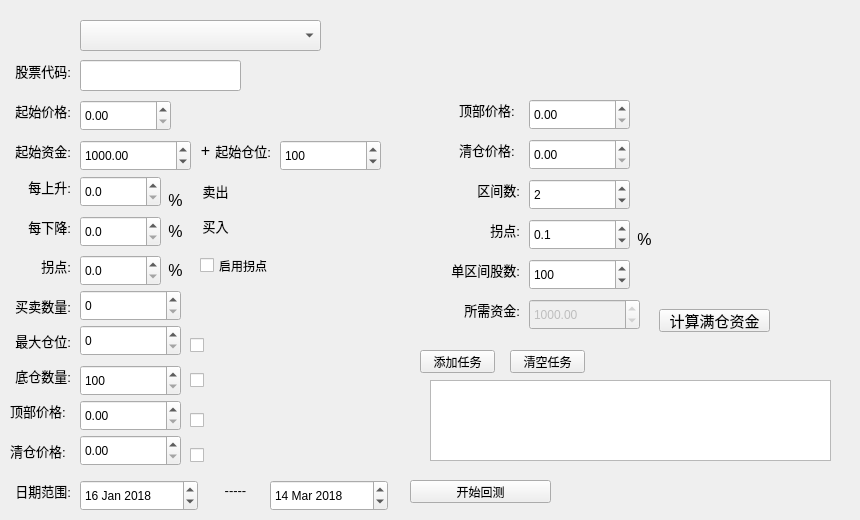
    <widget class="QWidget" name="tab_back_test">
     <attribute name="title">
      <string>回测</string>
     </attribute>
     <widget class="QComboBox" name="cb_bktest_type">
      <property name="geometry">
       <rect>
        <x>80</x>
        <y>20</y>
        <width>241</width>
        <height>31</height>
       </rect>
      </property>
     </widget>
     <widget class="QWidget" name="wid_bktest_eqsec" native="true">
      <property name="geometry">
       <rect>
        <x>-10</x>
        <y>90</y>
        <width>391</width>
        <height>391</height>
       </rect>
      </property>
      <widget class="QLabel" name="label_bktest_raise_percent">
       <property name="geometry">
        <rect>
         <x>10</x>
         <y>86</y>
         <width>71</width>
         <height>21</height>
        </rect>
       </property>
       <property name="font">
        <font>
         <pointsize>10</pointsize>
        </font>
       </property>
       <property name="text">
        <string>每上升:</string>
       </property>
       <property name="alignment">
        <set>Qt::AlignRight|Qt::AlignTrailing|Qt::AlignVCenter</set>
       </property>
      </widget>
      <widget class="QLabel" name="label_bktest_raise_percent_buy">
       <property name="geometry">
        <rect>
         <x>200</x>
         <y>125</y>
         <width>51</width>
         <height>21</height>
        </rect>
       </property>
       <property name="font">
        <font>
         <pointsize>10</pointsize>
        </font>
       </property>
       <property name="text">
        <string>买入</string>
       </property>
       <property name="alignment">
        <set>Qt::AlignCenter</set>
       </property>
      </widget>
      <widget class="QCheckBox" name="cb_bktest_max_qty">
       <property name="geometry">
        <rect>
         <x>200</x>
         <y>245</y>
         <width>61</width>
         <height>21</height>
        </rect>
       </property>
       <property name="text">
        <string/>
       </property>
      </widget>
      <widget class="QDoubleSpinBox" name="dbspbox_bktest_raise_percent">
       <property name="geometry">
        <rect>
         <x>90</x>
         <y>86</y>
         <width>81</width>
         <height>31</height>
        </rect>
       </property>
       <property name="decimals">
        <number>1</number>
       </property>
       <property name="maximum">
        <double>1000.000000000000000</double>
       </property>
       <property name="singleStep">
        <double>0.100000000000000</double>
       </property>
      </widget>
      <widget class="QLabel" name="label_bktest_raise_percent_sell">
       <property name="geometry">
        <rect>
         <x>200</x>
         <y>90</y>
         <width>51</width>
         <height>21</height>
        </rect>
       </property>
       <property name="font">
        <font>
         <pointsize>10</pointsize>
        </font>
       </property>
       <property name="text">
        <string>卖出</string>
       </property>
       <property name="alignment">
        <set>Qt::AlignCenter</set>
       </property>
      </widget>
      <widget class="QSpinBox" name="spinBox_bktest_quantity">
       <property name="geometry">
        <rect>
         <x>90</x>
         <y>200</y>
         <width>101</width>
         <height>31</height>
        </rect>
       </property>
       <property name="maximum">
        <number>100000</number>
       </property>
       <property name="singleStep">
        <number>100</number>
       </property>
      </widget>
      <widget class="QLabel" name="label_bktest_fall_percent">
       <property name="geometry">
        <rect>
         <x>10</x>
         <y>126</y>
         <width>71</width>
         <height>21</height>
        </rect>
       </property>
       <property name="font">
        <font>
         <pointsize>10</pointsize>
        </font>
       </property>
       <property name="text">
        <string>每下降:</string>
       </property>
       <property name="alignment">
        <set>Qt::AlignRight|Qt::AlignTrailing|Qt::AlignVCenter</set>
       </property>
      </widget>
      <widget class="QSpinBox" name="spinBox_bktest_max_qty">
       <property name="geometry">
        <rect>
         <x>90</x>
         <y>235</y>
         <width>101</width>
         <height>31</height>
        </rect>
       </property>
       <property name="maximum">
        <number>999999999</number>
       </property>
       <property name="singleStep">
        <number>100</number>
       </property>
      </widget>
      <widget class="QDoubleSpinBox" name="dbspbox_bktest_fall_percent">
       <property name="geometry">
        <rect>
         <x>90</x>
         <y>126</y>
         <width>81</width>
         <height>31</height>
        </rect>
       </property>
       <property name="decimals">
        <number>1</number>
       </property>
       <property name="maximum">
        <double>1000.000000000000000</double>
       </property>
       <property name="singleStep">
        <double>0.100000000000000</double>
       </property>
      </widget>
      <widget class="QLabel" name="label_raise_percent_bfh_3">
       <property name="geometry">
        <rect>
         <x>170</x>
         <y>100</y>
         <width>31</width>
         <height>21</height>
        </rect>
       </property>
       <property name="font">
        <font>
         <pointsize>12</pointsize>
        </font>
       </property>
       <property name="text">
        <string>%</string>
       </property>
       <property name="alignment">
        <set>Qt::AlignCenter</set>
       </property>
      </widget>
      <widget class="QLabel" name="lab_bktest_eqsec_quantity">
       <property name="geometry">
        <rect>
         <x>-10</x>
         <y>205</y>
         <width>91</width>
         <height>21</height>
        </rect>
       </property>
       <property name="font">
        <font>
         <pointsize>10</pointsize>
        </font>
       </property>
       <property name="text">
        <string>买卖数量:</string>
       </property>
       <property name="alignment">
        <set>Qt::AlignRight|Qt::AlignTrailing|Qt::AlignVCenter</set>
       </property>
      </widget>
      <widget class="QLabel" name="label_raise_percent_bfh_4">
       <property name="geometry">
        <rect>
         <x>170</x>
         <y>131</y>
         <width>31</width>
         <height>21</height>
        </rect>
       </property>
       <property name="font">
        <font>
         <pointsize>12</pointsize>
        </font>
       </property>
       <property name="text">
        <string>%</string>
       </property>
       <property name="alignment">
        <set>Qt::AlignCenter</set>
       </property>
      </widget>
      <widget class="QLabel" name="lab_bktest_max_quantity">
       <property name="geometry">
        <rect>
         <x>-10</x>
         <y>240</y>
         <width>91</width>
         <height>21</height>
        </rect>
       </property>
       <property name="font">
        <font>
         <pointsize>10</pointsize>
        </font>
       </property>
       <property name="text">
        <string>最大仓位:</string>
       </property>
       <property name="alignment">
        <set>Qt::AlignRight|Qt::AlignTrailing|Qt::AlignVCenter</set>
       </property>
      </widget>
      <widget class="QDoubleSpinBox" name="spinBox_bktest_rebounce">
       <property name="geometry">
        <rect>
         <x>90</x>
         <y>165</y>
         <width>81</width>
         <height>31</height>
        </rect>
       </property>
       <property name="decimals">
        <number>1</number>
       </property>
       <property name="maximum">
        <double>100.000000000000000</double>
       </property>
       <property name="singleStep">
        <double>0.100000000000000</double>
       </property>
      </widget>
      <widget class="QLabel" name="label_bktest_rebounce">
       <property name="geometry">
        <rect>
         <x>10</x>
         <y>165</y>
         <width>71</width>
         <height>21</height>
        </rect>
       </property>
       <property name="font">
        <font>
         <pointsize>10</pointsize>
        </font>
       </property>
       <property name="text">
        <string>拐点:</string>
       </property>
       <property name="alignment">
        <set>Qt::AlignRight|Qt::AlignTrailing|Qt::AlignVCenter</set>
       </property>
      </widget>
      <widget class="QCheckBox" name="cb_bktest_rebounce">
       <property name="geometry">
        <rect>
         <x>210</x>
         <y>165</y>
         <width>92</width>
         <height>21</height>
        </rect>
       </property>
       <property name="text">
        <string>启用拐点</string>
       </property>
      </widget>
      <widget class="QLabel" name="label_bktest_start_price">
       <property name="geometry">
        <rect>
         <x>10</x>
         <y>10</y>
         <width>71</width>
         <height>21</height>
        </rect>
       </property>
       <property name="font">
        <font>
         <pointsize>10</pointsize>
        </font>
       </property>
       <property name="text">
        <string>起始价格:</string>
       </property>
       <property name="alignment">
        <set>Qt::AlignRight|Qt::AlignTrailing|Qt::AlignVCenter</set>
       </property>
      </widget>
      <widget class="QDoubleSpinBox" name="dbspbox_bktest_start_price">
       <property name="geometry">
        <rect>
         <x>90</x>
         <y>10</y>
         <width>91</width>
         <height>31</height>
        </rect>
       </property>
       <property name="decimals">
        <number>2</number>
       </property>
       <property name="maximum">
        <double>999.990000000000009</double>
       </property>
       <property name="singleStep">
        <double>0.100000000000000</double>
       </property>
      </widget>
      <widget class="QCheckBox" name="cb_bktest_min_qty">
       <property name="geometry">
        <rect>
         <x>200</x>
         <y>280</y>
         <width>61</width>
         <height>21</height>
        </rect>
       </property>
       <property name="text">
        <string/>
       </property>
      </widget>
      <widget class="QLabel" name="lab_bktest_min_quantity">
       <property name="geometry">
        <rect>
         <x>-10</x>
         <y>275</y>
         <width>91</width>
         <height>21</height>
        </rect>
       </property>
       <property name="font">
        <font>
         <pointsize>10</pointsize>
        </font>
       </property>
       <property name="text">
        <string>底仓数量:</string>
       </property>
       <property name="alignment">
        <set>Qt::AlignRight|Qt::AlignTrailing|Qt::AlignVCenter</set>
       </property>
      </widget>
      <widget class="QSpinBox" name="spinBox_bktest_min_qty">
       <property name="geometry">
        <rect>
         <x>90</x>
         <y>275</y>
         <width>101</width>
         <height>31</height>
        </rect>
       </property>
       <property name="minimum">
        <number>100</number>
       </property>
       <property name="maximum">
        <number>999999999</number>
       </property>
       <property name="singleStep">
        <number>100</number>
       </property>
      </widget>
      <widget class="QLabel" name="lab_bktest_start_pos">
       <property name="geometry">
        <rect>
         <x>220</x>
         <y>50</y>
         <width>61</width>
         <height>21</height>
        </rect>
       </property>
       <property name="font">
        <font>
         <pointsize>10</pointsize>
        </font>
       </property>
       <property name="text">
        <string>起始仓位:</string>
       </property>
       <property name="alignment">
        <set>Qt::AlignRight|Qt::AlignTrailing|Qt::AlignVCenter</set>
       </property>
      </widget>
      <widget class="QSpinBox" name="spinBox_bktest_start_pos">
       <property name="geometry">
        <rect>
         <x>290</x>
         <y>50</y>
         <width>101</width>
         <height>31</height>
        </rect>
       </property>
       <property name="maximum">
        <number>100000000</number>
       </property>
       <property name="singleStep">
        <number>100</number>
       </property>
       <property name="value">
        <number>100</number>
       </property>
      </widget>
      <widget class="QLabel" name="lab_bktest_start_capital">
       <property name="geometry">
        <rect>
         <x>20</x>
         <y>50</y>
         <width>61</width>
         <height>21</height>
        </rect>
       </property>
       <property name="font">
        <font>
         <pointsize>10</pointsize>
        </font>
       </property>
       <property name="text">
        <string>起始资金:</string>
       </property>
       <property name="alignment">
        <set>Qt::AlignRight|Qt::AlignTrailing|Qt::AlignVCenter</set>
       </property>
      </widget>
      <widget class="QDoubleSpinBox" name="dbspbox_bktest_start_capital">
       <property name="geometry">
        <rect>
         <x>90</x>
         <y>50</y>
         <width>111</width>
         <height>31</height>
        </rect>
       </property>
       <property name="decimals">
        <number>2</number>
       </property>
       <property name="maximum">
        <double>99999999.000000000000000</double>
       </property>
       <property name="singleStep">
        <double>1000.000000000000000</double>
       </property>
       <property name="value">
        <double>1000.000000000000000</double>
       </property>
      </widget>
      <widget class="QLabel" name="label_raise_percent_bfh_5">
       <property name="geometry">
        <rect>
         <x>200</x>
         <y>50</y>
         <width>31</width>
         <height>21</height>
        </rect>
       </property>
       <property name="font">
        <font>
         <pointsize>12</pointsize>
        </font>
       </property>
       <property name="text">
        <string>+</string>
       </property>
       <property name="alignment">
        <set>Qt::AlignCenter</set>
       </property>
      </widget>
      <widget class="QDoubleSpinBox" name="dbspbox_bktest_max_price">
       <property name="geometry">
        <rect>
         <x>90</x>
         <y>310</y>
         <width>101</width>
         <height>31</height>
        </rect>
       </property>
       <property name="decimals">
        <number>2</number>
       </property>
       <property name="maximum">
        <double>999.990000000000009</double>
       </property>
       <property name="singleStep">
        <double>0.100000000000000</double>
       </property>
      </widget>
      <widget class="QDoubleSpinBox" name="dbspbox_bktest_min_price">
       <property name="geometry">
        <rect>
         <x>90</x>
         <y>345</y>
         <width>101</width>
         <height>31</height>
        </rect>
       </property>
       <property name="decimals">
        <number>2</number>
       </property>
       <property name="maximum">
        <double>999.990000000000009</double>
       </property>
       <property name="singleStep">
        <double>0.100000000000000</double>
       </property>
      </widget>
      <widget class="QLabel" name="label_bktest_maxprice_3">
       <property name="geometry">
        <rect>
         <x>20</x>
         <y>310</y>
         <width>61</width>
         <height>21</height>
        </rect>
       </property>
       <property name="font">
        <font>
         <pointsize>10</pointsize>
        </font>
       </property>
       <property name="text">
        <string>顶部价格:</string>
       </property>
       <property name="alignment">
        <set>Qt::AlignLeading|Qt::AlignLeft|Qt::AlignVCenter</set>
       </property>
      </widget>
      <widget class="QCheckBox" name="cb_bktest_min_clear_trigger">
       <property name="geometry">
        <rect>
         <x>200</x>
         <y>355</y>
         <width>61</width>
         <height>21</height>
        </rect>
       </property>
       <property name="text">
        <string/>
       </property>
      </widget>
      <widget class="QCheckBox" name="cb_bktest_max_stop_trigger">
       <property name="geometry">
        <rect>
         <x>200</x>
         <y>320</y>
         <width>61</width>
         <height>21</height>
        </rect>
       </property>
       <property name="text">
        <string/>
       </property>
      </widget>
      <widget class="QLabel" name="label_bktest_minprice">
       <property name="geometry">
        <rect>
         <x>20</x>
         <y>350</y>
         <width>61</width>
         <height>21</height>
        </rect>
       </property>
       <property name="font">
        <font>
         <pointsize>10</pointsize>
        </font>
       </property>
       <property name="text">
        <string>清仓价格:</string>
       </property>
       <property name="alignment">
        <set>Qt::AlignLeading|Qt::AlignLeft|Qt::AlignVCenter</set>
       </property>
      </widget>
      <widget class="QLabel" name="label_raise_percent_rebounce">
       <property name="geometry">
        <rect>
         <x>170</x>
         <y>170</y>
         <width>31</width>
         <height>21</height>
        </rect>
       </property>
       <property name="font">
        <font>
         <pointsize>12</pointsize>
        </font>
       </property>
       <property name="text">
        <string>%</string>
       </property>
       <property name="alignment">
        <set>Qt::AlignCenter</set>
       </property>
      </widget>
     </widget>
     <widget class="QLineEdit" name="le_bktest_stock">
      <property name="geometry">
       <rect>
        <x>80</x>
        <y>60</y>
        <width>161</width>
        <height>31</height>
       </rect>
      </property>
     </widget>
     <widget class="QLabel" name="label_buytask_stock_bktest">
      <property name="geometry">
       <rect>
        <x>0</x>
        <y>60</y>
        <width>71</width>
        <height>21</height>
       </rect>
      </property>
      <property name="font">
       <font>
        <pointsize>10</pointsize>
       </font>
      </property>
      <property name="text">
       <string>股票代码:</string>
      </property>
      <property name="alignment">
       <set>Qt::AlignRight|Qt::AlignTrailing|Qt::AlignVCenter</set>
      </property>
     </widget>
     <widget class="QLabel" name="label_buytask_monitor_time_3">
      <property name="geometry">
       <rect>
        <x>0</x>
        <y>480</y>
        <width>71</width>
        <height>21</height>
       </rect>
      </property>
      <property name="font">
       <font>
        <pointsize>10</pointsize>
       </font>
      </property>
      <property name="text">
       <string>日期范围:</string>
      </property>
      <property name="alignment">
       <set>Qt::AlignRight|Qt::AlignTrailing|Qt::AlignVCenter</set>
      </property>
     </widget>
     <widget class="QDateEdit" name="de_bktest_begin">
      <property name="geometry">
       <rect>
        <x>80</x>
        <y>480</y>
        <width>118</width>
        <height>31</height>
       </rect>
      </property>
      <property name="dateTime">
       <datetime>
        <hour>0</hour>
        <minute>0</minute>
        <second>0</second>
        <year>2018</year>
        <month>1</month>
        <day>16</day>
       </datetime>
      </property>
      <property name="date">
       <date>
        <year>2018</year>
        <month>1</month>
        <day>16</day>
       </date>
      </property>
     </widget>
     <widget class="QLabel" name="label_buytask_monitor_time_4">
      <property name="geometry">
       <rect>
        <x>200</x>
        <y>480</y>
        <width>71</width>
        <height>21</height>
       </rect>
      </property>
      <property name="font">
       <font>
        <pointsize>10</pointsize>
       </font>
      </property>
      <property name="text">
       <string>-----</string>
      </property>
      <property name="alignment">
       <set>Qt::AlignCenter</set>
      </property>
     </widget>
     <widget class="QDateEdit" name="de_bktest_end">
      <property name="geometry">
       <rect>
        <x>270</x>
        <y>480</y>
        <width>118</width>
        <height>31</height>
       </rect>
      </property>
      <property name="dateTime">
       <datetime>
        <hour>0</hour>
        <minute>0</minute>
        <second>0</second>
        <year>2018</year>
        <month>3</month>
        <day>14</day>
       </datetime>
      </property>
      <property name="date">
       <date>
        <year>2018</year>
        <month>3</month>
        <day>14</day>
       </date>
      </property>
     </widget>
     <widget class="QPushButton" name="pbtn_start_backtest">
      <property name="geometry">
       <rect>
        <x>410</x>
        <y>480</y>
        <width>141</width>
        <height>23</height>
       </rect>
      </property>
      <property name="text">
       <string>开始回测</string>
      </property>
     </widget>
     <widget class="QWidget" name="wid_bktest_adv_sec" native="true">
      <property name="geometry">
       <rect>
        <x>419</x>
        <y>89</y>
        <width>361</width>
        <height>251</height>
       </rect>
      </property>
      <widget class="QLabel" name="label_bktest_maxprice_5">
       <property name="geometry">
        <rect>
         <x>40</x>
         <y>50</y>
         <width>61</width>
         <height>21</height>
        </rect>
       </property>
       <property name="font">
        <font>
         <pointsize>10</pointsize>
        </font>
       </property>
       <property name="text">
        <string>清仓价格:</string>
       </property>
       <property name="alignment">
        <set>Qt::AlignLeading|Qt::AlignLeft|Qt::AlignVCenter</set>
       </property>
      </widget>
      <widget class="QDoubleSpinBox" name="dbspb_bktest_adv_max_price">
       <property name="geometry">
        <rect>
         <x>110</x>
         <y>10</y>
         <width>101</width>
         <height>31</height>
        </rect>
       </property>
       <property name="decimals">
        <number>2</number>
       </property>
       <property name="maximum">
        <double>999.990000000000009</double>
       </property>
       <property name="singleStep">
        <double>0.100000000000000</double>
       </property>
      </widget>
      <widget class="QLabel" name="label_bktest_maxprice_adv">
       <property name="geometry">
        <rect>
         <x>40</x>
         <y>10</y>
         <width>61</width>
         <height>21</height>
        </rect>
       </property>
       <property name="font">
        <font>
         <pointsize>10</pointsize>
        </font>
       </property>
       <property name="text">
        <string>顶部价格:</string>
       </property>
       <property name="alignment">
        <set>Qt::AlignLeading|Qt::AlignLeft|Qt::AlignVCenter</set>
       </property>
      </widget>
      <widget class="QDoubleSpinBox" name="dbspb_bktest_adv_min_price">
       <property name="geometry">
        <rect>
         <x>110</x>
         <y>50</y>
         <width>101</width>
         <height>31</height>
        </rect>
       </property>
       <property name="decimals">
        <number>2</number>
       </property>
       <property name="maximum">
        <double>999.990000000000009</double>
       </property>
       <property name="singleStep">
        <double>0.100000000000000</double>
       </property>
      </widget>
      <widget class="QLabel" name="label_bktest_adv_reb">
       <property name="geometry">
        <rect>
         <x>40</x>
         <y>130</y>
         <width>61</width>
         <height>21</height>
        </rect>
       </property>
       <property name="font">
        <font>
         <pointsize>10</pointsize>
        </font>
       </property>
       <property name="text">
        <string>拐点:</string>
       </property>
       <property name="alignment">
        <set>Qt::AlignRight|Qt::AlignTrailing|Qt::AlignVCenter</set>
       </property>
      </widget>
      <widget class="QDoubleSpinBox" name="spb_bktest_adv_rebounce">
       <property name="geometry">
        <rect>
         <x>110</x>
         <y>130</y>
         <width>101</width>
         <height>31</height>
        </rect>
       </property>
       <property name="decimals">
        <number>1</number>
       </property>
       <property name="maximum">
        <double>100.000000000000000</double>
       </property>
       <property name="singleStep">
        <double>0.100000000000000</double>
       </property>
       <property name="value">
        <double>0.100000000000000</double>
       </property>
      </widget>
      <widget class="QLabel" name="lab_bktest_advsec_qty">
       <property name="geometry">
        <rect>
         <x>20</x>
         <y>170</y>
         <width>81</width>
         <height>21</height>
        </rect>
       </property>
       <property name="font">
        <font>
         <pointsize>10</pointsize>
        </font>
       </property>
       <property name="text">
        <string>单区间股数:</string>
       </property>
       <property name="alignment">
        <set>Qt::AlignRight|Qt::AlignTrailing|Qt::AlignVCenter</set>
       </property>
      </widget>
      <widget class="QSpinBox" name="spinBox_bktest_adv_qty">
       <property name="geometry">
        <rect>
         <x>110</x>
         <y>170</y>
         <width>101</width>
         <height>31</height>
        </rect>
       </property>
       <property name="maximum">
        <number>100000</number>
       </property>
       <property name="singleStep">
        <number>100</number>
       </property>
       <property name="value">
        <number>100</number>
       </property>
      </widget>
      <widget class="QDoubleSpinBox" name="dbspb_bktest_adv_start_capital">
       <property name="enabled">
        <bool>false</bool>
       </property>
       <property name="geometry">
        <rect>
         <x>110</x>
         <y>210</y>
         <width>111</width>
         <height>31</height>
        </rect>
       </property>
       <property name="decimals">
        <number>2</number>
       </property>
       <property name="maximum">
        <double>99999999.000000000000000</double>
       </property>
       <property name="singleStep">
        <double>1000.000000000000000</double>
       </property>
       <property name="value">
        <double>1000.000000000000000</double>
       </property>
      </widget>
      <widget class="QLabel" name="lab_bktest_start_capital_2">
       <property name="geometry">
        <rect>
         <x>40</x>
         <y>210</y>
         <width>61</width>
         <height>21</height>
        </rect>
       </property>
       <property name="font">
        <font>
         <pointsize>10</pointsize>
        </font>
       </property>
       <property name="text">
        <string>所需资金:</string>
       </property>
       <property name="alignment">
        <set>Qt::AlignRight|Qt::AlignTrailing|Qt::AlignVCenter</set>
       </property>
      </widget>
      <widget class="QSpinBox" name="spb_bktest_adv_section_count">
       <property name="geometry">
        <rect>
         <x>110</x>
         <y>90</y>
         <width>101</width>
         <height>31</height>
        </rect>
       </property>
       <property name="maximum">
        <number>100000</number>
       </property>
       <property name="singleStep">
        <number>1</number>
       </property>
       <property name="value">
        <number>2</number>
       </property>
      </widget>
      <widget class="QLabel" name="lab_bktest_adv_secnums">
       <property name="geometry">
        <rect>
         <x>20</x>
         <y>90</y>
         <width>81</width>
         <height>21</height>
        </rect>
       </property>
       <property name="font">
        <font>
         <pointsize>10</pointsize>
        </font>
       </property>
       <property name="text">
        <string>区间数:</string>
       </property>
       <property name="alignment">
        <set>Qt::AlignRight|Qt::AlignTrailing|Qt::AlignVCenter</set>
       </property>
      </widget>
      <widget class="QLabel" name="label_raise_percent_rebounce_2">
       <property name="geometry">
        <rect>
         <x>210</x>
         <y>140</y>
         <width>31</width>
         <height>21</height>
        </rect>
       </property>
       <property name="font">
        <font>
         <pointsize>12</pointsize>
        </font>
       </property>
       <property name="text">
        <string>%</string>
       </property>
       <property name="alignment">
        <set>Qt::AlignCenter</set>
       </property>
      </widget>
      <widget class="QPushButton" name="pbtn_bktest_need_capital">
       <property name="geometry">
        <rect>
         <x>240</x>
         <y>220</y>
         <width>111</width>
         <height>23</height>
        </rect>
       </property>
       <property name="font">
        <font>
         <pointsize>11</pointsize>
        </font>
       </property>
       <property name="text">
        <string>计算满仓资金</string>
       </property>
      </widget>
     </widget>
     <widget class="QWidget" name="wid_bktest_task_tbview" native="true">
      <property name="geometry">
       <rect>
        <x>420</x>
        <y>370</y>
        <width>431</width>
        <height>101</height>
       </rect>
      </property>
      <widget class="QTableView" name="tbview_bktest_tasks">
       <property name="geometry">
        <rect>
         <x>10</x>
         <y>10</y>
         <width>401</width>
         <height>81</height>
        </rect>
       </property>
       <property name="contextMenuPolicy">
        <enum>Qt::CustomContextMenu</enum>
       </property>
      </widget>
     </widget>
     <widget class="QPushButton" name="pbtn_bktest_add_task">
      <property name="geometry">
       <rect>
        <x>420</x>
        <y>350</y>
        <width>75</width>
        <height>23</height>
       </rect>
      </property>
      <property name="text">
       <string>添加任务</string>
      </property>
     </widget>
     <widget class="QPushButton" name="pbtn_bktest_clear_task">
      <property name="geometry">
       <rect>
        <x>510</x>
        <y>350</y>
        <width>75</width>
        <height>23</height>
       </rect>
      </property>
      <property name="text">
       <string>清空任务</string>
      </property>
     </widget>
    </widget>
